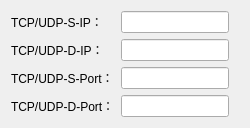
   <widget class="QWidget" name="formWidget" native="true">
    <property name="geometry">
     <rect>
      <x>670</x>
      <y>699</y>
      <width>250</width>
      <height>91</height>
     </rect>
    </property>
    <property name="sizePolicy">
     <sizepolicy hsizetype="Preferred" vsizetype="Ignored">
      <horstretch>0</horstretch>
      <verstretch>0</verstretch>
     </sizepolicy>
    </property>
    <layout class="QFormLayout" name="formLayout">
     <item row="0" column="0">
      <widget class="QLabel" name="label_tdp_sip">
       <property name="sizePolicy">
        <sizepolicy hsizetype="Minimum" vsizetype="Preferred">
         <horstretch>0</horstretch>
         <verstretch>0</verstretch>
        </sizepolicy>
       </property>
       <property name="text">
        <string>TCP/UDP-S-IP：</string>
       </property>
      </widget>
     </item>
     <item row="0" column="1">
      <widget class="QLineEdit" name="lineEdit_tdp_sip">
       <property name="sizePolicy">
        <sizepolicy hsizetype="Fixed" vsizetype="Maximum">
         <horstretch>0</horstretch>
         <verstretch>0</verstretch>
        </sizepolicy>
       </property>
       <property name="text">
        <string/>
       </property>
      </widget>
     </item>
     <item row="1" column="0">
      <widget class="QLabel" name="label_tdp_dip">
       <property name="sizePolicy">
        <sizepolicy hsizetype="Fixed" vsizetype="Preferred">
         <horstretch>0</horstretch>
         <verstretch>0</verstretch>
        </sizepolicy>
       </property>
       <property name="text">
        <string>TCP/UDP-D-IP：</string>
       </property>
      </widget>
     </item>
     <item row="1" column="1">
      <widget class="QLineEdit" name="lineEdit_tdp_dip">
       <property name="sizePolicy">
        <sizepolicy hsizetype="Maximum" vsizetype="Maximum">
         <horstretch>0</horstretch>
         <verstretch>0</verstretch>
        </sizepolicy>
       </property>
      </widget>
     </item>
     <item row="2" column="0">
      <widget class="QLabel" name="label_tdp_sport">
       <property name="text">
        <string>TCP/UDP-S-Port：</string>
       </property>
      </widget>
     </item>
     <item row="2" column="1">
      <widget class="QLineEdit" name="lineEdit_tdp_sport">
       <property name="sizePolicy">
        <sizepolicy hsizetype="Maximum" vsizetype="Maximum">
         <horstretch>0</horstretch>
         <verstretch>0</verstretch>
        </sizepolicy>
       </property>
      </widget>
     </item>
     <item row="3" column="0">
      <widget class="QLabel" name="label_tdp_dport">
       <property name="text">
        <string>TCP/UDP-D-Port：</string>
       </property>
      </widget>
     </item>
     <item row="3" column="1">
      <widget class="QLineEdit" name="lineEdit_tdp_dport">
       <property name="sizePolicy">
        <sizepolicy hsizetype="Maximum" vsizetype="Maximum">
         <horstretch>0</horstretch>
         <verstretch>0</verstretch>
        </sizepolicy>
       </property>
      </widget>
     </item>
    </layout>
   </widget>
